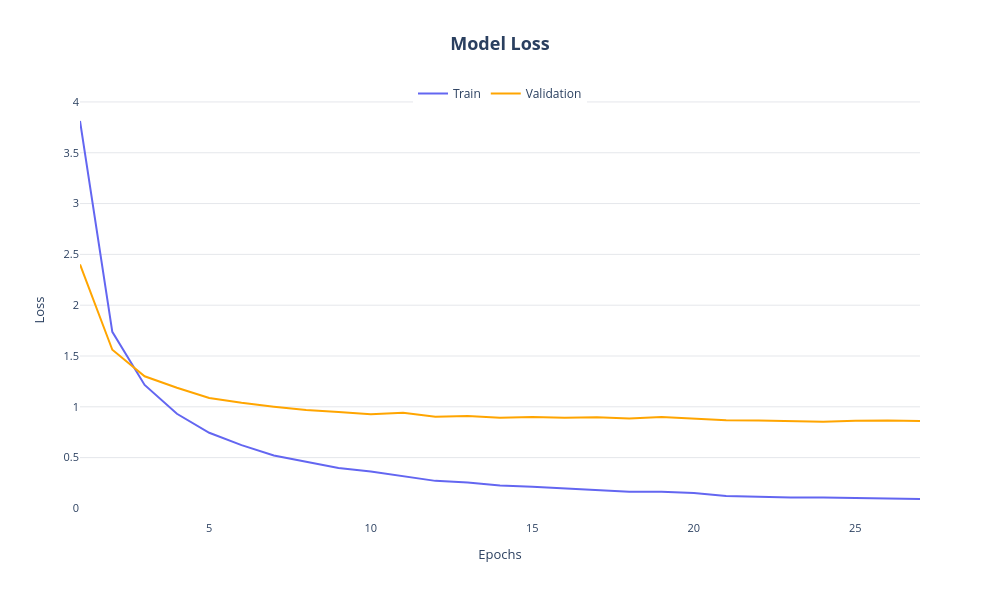

The cell this chart's notebook holds for it:
### Code cell
plot_model_results(history_tuned, 'loss')

### Figure 1 — Plotly figure (JSON) as saved in the notebook; plotly's stock layout.template omitted (floating-point values rounded to 4 significant figures)
{"data": [{"hovertemplate": "Train Loss: <b>%{y:.4f}</b><extra></extra>", "line": {"color": "#6366f1", "width": 2}, "mode": "lines", "name": "Train", "type": "scatter", "x": [1, 2, 3, 4, 5, 6, 7, 8, 9, 10, 11, 12, 13, 14, 15, 16, 17, 18, 19, 20, 21, 22, 23, 24, 25, 26, 27], "y": [3.812, 1.738, 1.215, 0.9317, 0.7443, 0.6231, 0.5214, 0.4607, 0.3974, 0.363, 0.3159, 0.2712, 0.2563, 0.2259, 0.2124, 0.1978, 0.1821, 0.1651, 0.1647, 0.1511, 0.1218, 0.1158, 0.1067, 0.1085, 0.1019, 0.09987, 0.09285]}, {"hovertemplate": "Validation Loss: <b>%{y:.4f}</b><extra></extra>", "line": {"color": "#ffa500", "width": 2}, "mode": "lines", "name": "Validation", "type": "scatter", "x": [1, 2, 3, 4, 5, 6, 7, 8, 9, 10, 11, 12, 13, 14, 15, 16, 17, 18, 19, 20, 21, 22, 23, 24, 25, 26, 27], "y": [2.401, 1.561, 1.3, 1.188, 1.087, 1.04, 1.001, 0.9687, 0.948, 0.9276, 0.9413, 0.9031, 0.9094, 0.8928, 0.901, 0.8926, 0.8981, 0.886, 0.8993, 0.8868, 0.8677, 0.8646, 0.8575, 0.8535, 0.8629, 0.865, 0.8594]}], "layout": {"font": {"size": 11}, "height": 600, "hovermode": "x unified", "legend": {"font": {"size": 12}, "orientation": "h", "x": 0.5, "xanchor": "center", "y": 1.05}, "paper_bgcolor": "white", "plot_bgcolor": "white", "title": {"font": {"size": 18}, "text": "<b>Model Loss</b>", "x": 0.5, "xanchor": "center"}, "width": 1000, "xaxis": {"showgrid": false, "tickfont": {"size": 11}, "title": {"text": "Epochs"}}, "yaxis": {"gridcolor": "#e5e7eb", "gridwidth": 1, "showgrid": true, "title": {"text": "Loss"}}}}
